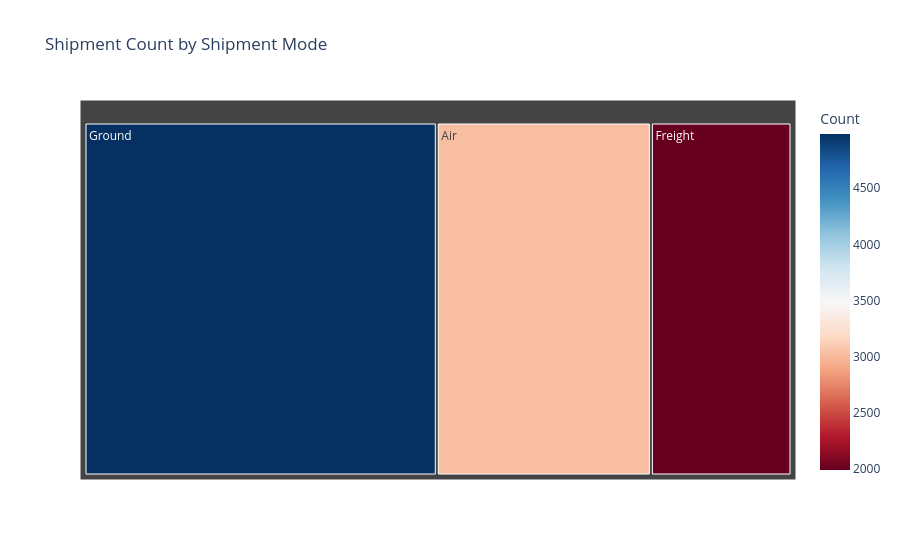

Notebook code for this chart:
### Markdown cell above
#### Chart - 7

### Code cell
import plotly.express as px

# Count occurrences of each shipment mode
shipment_count = df["Shipment_Mode"].value_counts().reset_index()
shipment_count.columns = ["Shipment Mode", "Count"]

# Create Treemap
fig = px.treemap(
    shipment_count,
    path=['Shipment Mode'],
    values='Count',
    title="Shipment Count by Shipment Mode",
    color='Count',
    color_continuous_scale="RdBu"
)

fig.show()

### Figure 1 — Plotly figure (JSON) as saved in the notebook; plotly's stock layout.template omitted (floating-point values rounded to 4 significant figures)
{"data": [{"branchvalues": "total", "customdata": [[4983.0], [3028.0], [1989.0]], "domain": {"x": [0, 1], "y": [0, 1]}, "hovertemplate": "labels=%{label}<br>Count_sum=%{value}<br>parent=%{parent}<br>id=%{id}<br>Count=%{color}<extra></extra>", "ids": ["Ground", "Air", "Freight"], "labels": ["Ground", "Air", "Freight"], "marker": {"coloraxis": "coloraxis", "colors": [4983.0, 3028.0, 1989.0]}, "name": "", "parents": ["", "", ""], "type": "treemap", "values": [4983.0, 3028.0, 1989.0]}], "layout": {"coloraxis": {"autocolorscale": false, "colorbar": {"title": {"text": "Count"}}, "colorscale": [[0, "rgb(103,0,31)"], [0.1, "rgb(178,24,43)"], [0.2, "rgb(214,96,77)"], [0.3, "rgb(244,165,130)"], [0.4, "rgb(253,219,199)"], [0.5, "rgb(247,247,247)"], [0.6, "rgb(209,229,240)"], [0.7, "rgb(146,197,222)"], [0.8, "rgb(67,147,195)"], [0.9, "rgb(33,102,172)"], [1, "rgb(5,48,97)"]]}, "legend": {"tracegroupgap": 0}, "title": {"text": "Shipment Count by Shipment Mode"}}}
